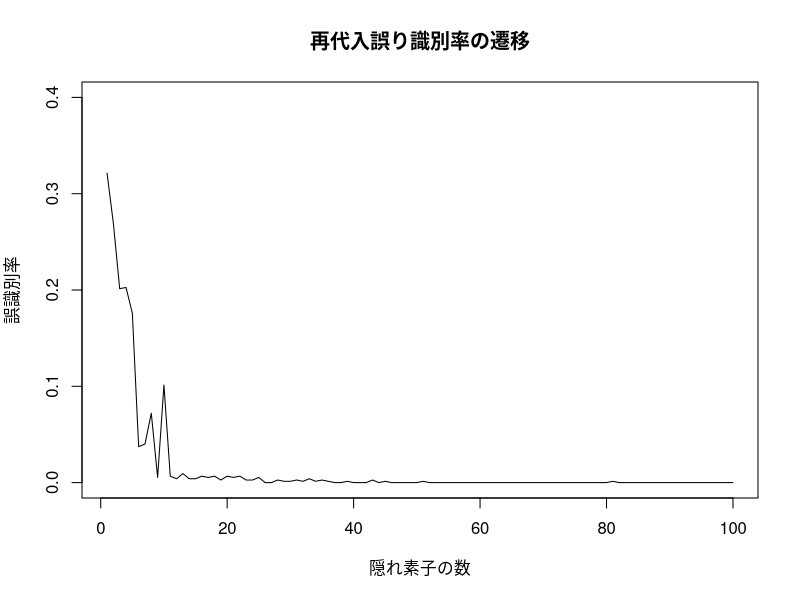
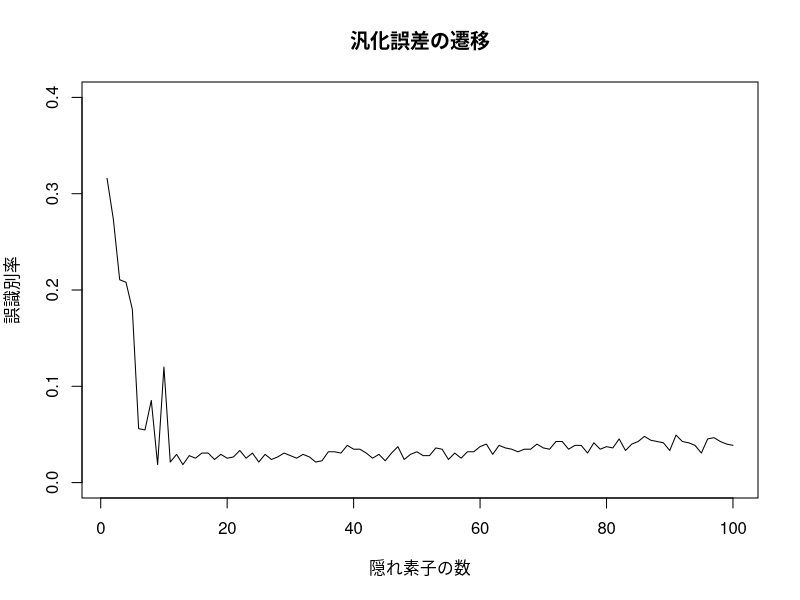
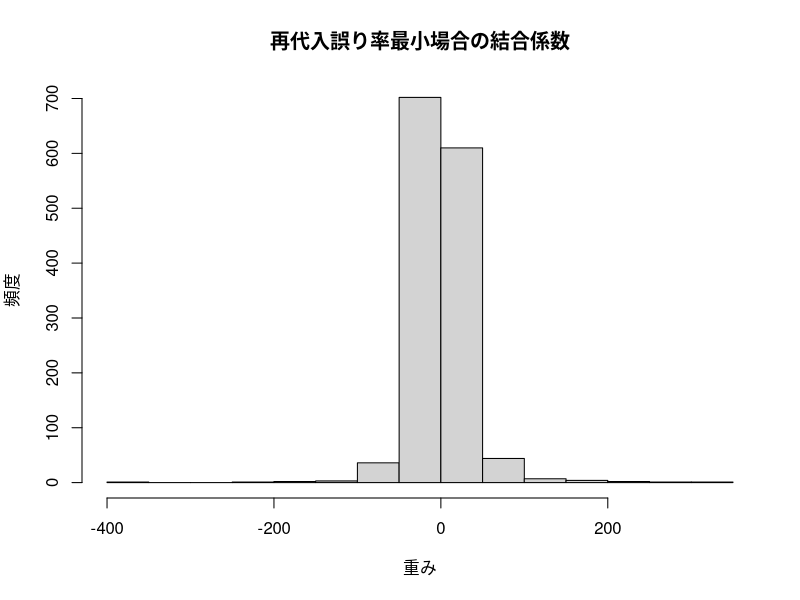
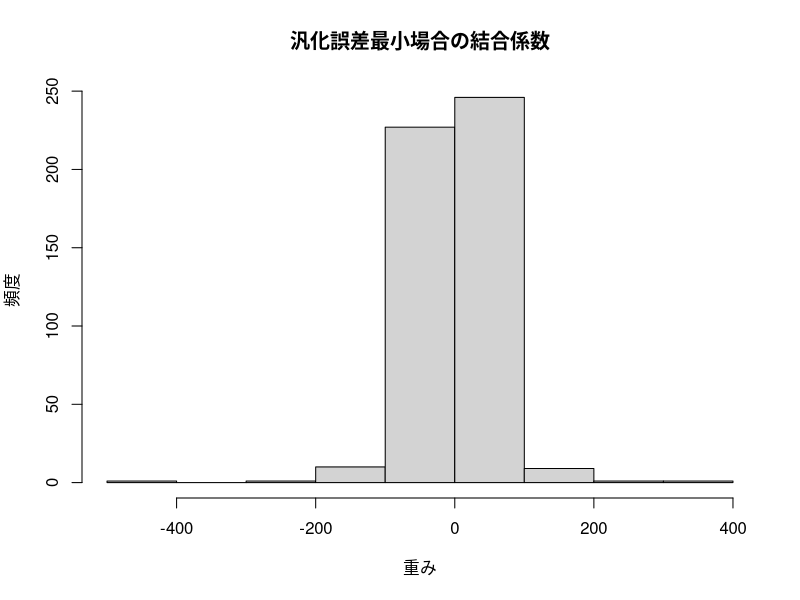

These figures' R source, in order:
remove(list=ls())

library(nnet)
library(MASS)

# source("http://hosho.ees.hokudai.ac.jp/~kubo/log/2007/img07/plot.nn.txt")

ir <- data.frame(rbind(iris3[,,1], iris3[,,2], iris3[,,3]), species=factor(c(rep("sv", 50), rep("c", 50), rep("sv", 50))))
stdsamp <- c(sample(1:50, 25), sample(51:100, 25), sample(101:150, 25))
tstsamp <- c(sample(1:50, 25), sample(51:100, 25), sample(101:150, 25))

hidden = c(1:100)
iter = c(1:10)
stdtrave = rep(0, length(hidden))
tsttrave = rep(0, length(hidden))
stdtr = matrix(0, length(iter), length(hidden))
tsttr = matrix(0, length(iter), length(hidden))

wtss <- as.list(NULL)

for(i in 1: length(hidden)){
  for(j in 1:length(iter)){
    mlpir <- nnet(species~., data=ir[stdsamp,], size=hidden[i], rang=0.5, decay=0.00, maxit=200)
    stdout = predict(mlpir, ir[stdsamp,], type="class")
    tstout = predict(mlpir, ir[tstsamp,], type="class")
    stdtr[j, i] = mean(stdout != ir[stdsamp,]$species)
    tsttr[j, i] = mean(tstout != ir[tstsamp,]$species)
    if(i > length(wtss)){
      wtss[i] <- mlpir$wts
    } else {
      wtss[[i]] <- c(mlpir$wts, wtss[[i]])
    }
  }
  stdtrave[i] = mean(stdtr[, i])
  tsttrave[i] = mean(tsttr[, i])
}

# 再代入誤り識別率のグラフの表示
plot(hidden, stdtrave, ylim = c(0, 0.4), type = "l", main = "再代入誤り識別率の遷移", xlab = "隠れ素子の数", ylab = "誤識別率")

# 汎化誤差率のグラフの表示
plot(hidden, tsttrave, ylim = c(0, 0.4), type = "l", main = "汎化誤差の遷移", xlab = "隠れ素子の数", ylab = "誤識別率")


# table(ir$species[stdsamp], predict(mlpir, ir[stdsamp,], type="class"))
# table(ir$species[tstsamp], predict(mlpir, ir[tstsamp,], type="class"))

stdminidx <- match(min(stdtrave), stdtrave)[1]
tstminidx <- match(min(tsttrave), tsttrave)[1]

hist(wtss[[stdminidx]], freq=TRUE, main = "再代入誤り率最小場合の結合係数", xlab = "重み", ylab = "頻度")
hist(wtss[[tstminidx]], freq=TRUE, main = "汎化誤差最小場合の結合係数", xlab = "重み", ylab = "頻度")